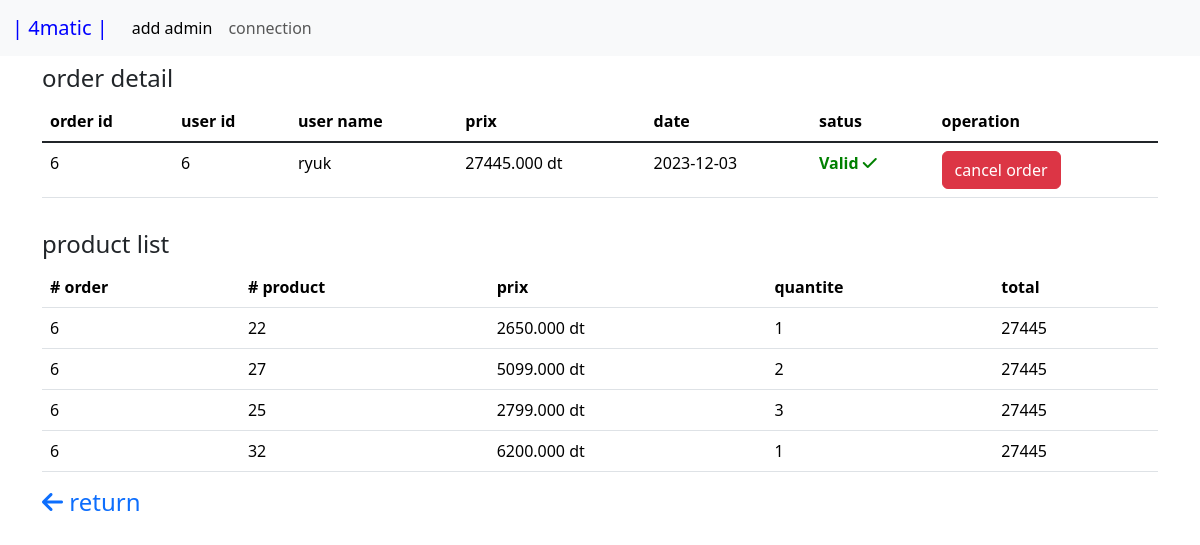
The app's page /order/detailOrder.php?idOrder=6 with its own data.
### tables this page shows
CREATE TABLE `commande` (
  `id` int(11) NOT NULL,
  `id_client` int(11) NOT NULL,
  `total` decimal(10,3) NOT NULL,
  `valide` int(11) NOT NULL DEFAULT 0,
  `date_creation` date NOT NULL DEFAULT current_timestamp()
);

CREATE TABLE `utilisateur` (
  `id` int(10) NOT NULL,
  `login` varchar(10) NOT NULL,
  `password` varchar(10) NOT NULL,
  `date` datetime NOT NULL
);

CREATE TABLE `ligne_commande` (
  `id` int(11) NOT NULL,
  `id_produit` int(11) NOT NULL,
  `id_commande` int(11) NOT NULL,
  `prix` decimal(10,3) NOT NULL,
  `quantite` int(11) NOT NULL,
  `total` decimal(10,0) NOT NULL
);

### order/detailOrder.php (the view, shortened to what this page needs)
<!DOCTYPE html>
<html lang="en">
<head>
    <link href="https://cdnjs.cloudflare.com/ajax/libs/font-awesome/6.4.2/css/all.min.css" rel="stylesheet">
    <link href="https://cdn.jsdelivr.net/npm/bootstrap@5.3.2/dist/css/bootstrap.min.css" rel="stylesheet">
</head>
<body>
<?php
include("../include/navbar.php");
require_once("../include/database.php");
$idOrder=$_GET["idOrder"];
$sql=$db->prepare("select * from commande where id=?");
$sql->execute([$idOrder]);
$res=$sql->fetchAll();
?>
<div class="container py-2">
    <h4>order detail </h4>
    <table class="table">
  <thead>
    <tr>
      <th scope="col">order id </th>
      <th scope="col">user id </th>
      <th scope="col">user name</th>
      <th scope="col">prix</th>
      <th>date</th>
      <th>satus</th>
      <th>operation</th>
    </tr>
  </thead>
  <tbody class="table-group-divider">
    <?php foreach($res as $row){ ?>
        <tr>
            <td><?php echo $row['id']; ?></td>
            <td><?php echo $row['id_client']; ?></td>
            <?php
            $sql=$db->prepare("select * from utilisateur where id=? ");
            $sql->execute(array($row["id_client"]));
            $user = $sql->fetch() ;
            ?>
            <td><?php echo $user["login"]?></td>
            <td><?php echo $row['total']; ?> dt</td>
            <td><?php echo $row['date_creation']; ?></td>
            <td>
                <?php if ($row['valide']==1){ ?>
                    <span style="color: green; font-weight: bold;" >Valid <i class="fa-solid fa-check"></i></span>
                    <?php }elseif($row['valide']==0) { ?>
                        <span style="color: red; font-weight: bold;">invalid <i class="fa-sharp fa-solid fa-xmark"></i></span>
                    <?php } ?>
            </td>
            <td>
            <?php if ($row['valide']==1){ ?>
                    <a href="updateOrder.php?valide=0&idOrder=<?php echo $row['id']; ?>" class="btn btn-danger">cancel order</a>
                    <?php }elseif($row['valide']==0) { ?>
                        <a href="updateOrder.php?valide=1&idOrder=<?php echo $row['id']; ?>" class="btn btn-success">valid order</a>
                        <?php } ?>
            </td>
        </tr>
            <?php } ?>
        </tbody>
    </table>
    </div>
    <div class="container py-2">
    <h4>product list</h4>
    <table class="table table-hover">
        <thead>
            <tr>
                <th># order </th>
                <th># product </th>
                <th>prix</th>
                <th>quantite</th>
                <th>total </th>
            </tr>
        </thead>
        <tbody>
            <?php
            $sql =$db->prepare ("SELECT * FROM ligne_commande where 	id_commande=? ");
            $sql->execute([$idOrder]);
            while($ligne=$sql->fetch()){
                ?>
                <tr>
                    <td><?php echo $ligne['id_commande']; ?></td>
                    <td><?php echo $ligne['id_produit']; ?></td>
                    <td><?php echo $ligne['prix']; ?> dt</td>
                    <td><?php echo $ligne['quantite']; ?></td>
                    <td><?php echo $ligne['total']; ?></td>
                </tr>
                <?php
            }
            ?>
        </tbody>
    </table>
    <h4><a style="text-decoration: none; " href="order.php"><i class="fa fa-arrow-left" aria-hidden="true"></i> return</a> </h4>
</div>
</body>
</html>

### records on screen
commande: id "6", id_client "6", utilisateur.login "ryuk", total "27445.000", date_creation "2023-12-03", valide "Valid"
ligne_commande: id_commande "6", id_produit "22", prix "2650.000", quantite "1", total "27445"
ligne_commande: id_commande "6", id_produit "27", prix "5099.000", quantite "2", total "27445"
ligne_commande: id_commande "6", id_produit "25", prix "2799.000", quantite "3", total "27445"
ligne_commande: id_commande "6", id_produit "32", prix "6200.000", quantite "1", total "27445"
